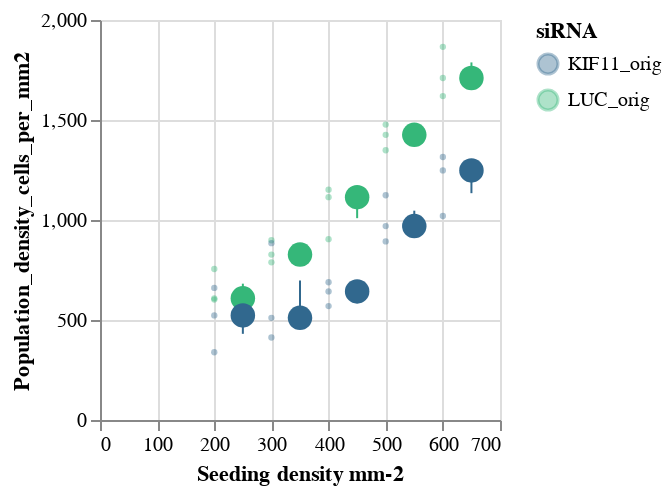

Source (notebook cell):
### Code cell
SCATTERBIN_SeedingMM_Pop = Scatterbin(
    dataframe = df[df["Cells"]=="CM"], 
    y = "Population_density_cells_per_mm2", 
    x = "Seeding_mm-2", 
    color = "siRNA", 
    y_title = "Population_density_cells_per_mm2", 
    x_title = "Seeding density mm-2", 
    binextent = [0, 700], 
    binstep = 100,
    y_min = 0,
    y_max = 2000,
    x_min = 0,
    x_max = 700
)
SCATTERBIN_SeedingMM_Pop

### Figure 1 — Vega-Lite specification as saved in the notebook (floating-point values rounded to 4 significant figures)
{"config": {"view": {"continuousWidth": 300, "continuousHeight": 300}}, "layer": [{"mark": {"type": "circle", "opacity": 0.4, "size": 10}, "encoding": {"color": {"field": "siRNA", "scale": {"scheme": "viridis"}, "type": "nominal"}, "x": {"field": "Seeding_mm-2", "scale": {"domain": [0, 700]}, "title": "Seeding density mm-2", "type": "quantitative"}, "y": {"field": "Population_density_cells_per_mm2", "scale": {"domain": [0, 2000]}, "title": "Population_density_cells_per_mm2", "type": "quantitative"}}}, {"mark": {"type": "errorbar", "extent": "iqr"}, "encoding": {"color": {"field": "siRNA", "scale": {"scheme": "viridis"}, "type": "nominal"}, "x": {"bin": {"extent": [0, 700], "step": 100}, "field": "Seeding_mm-2", "title": "Seeding density mm-2", "type": "quantitative"}, "y": {"aggregate": "median", "bin": false, "field": "Population_density_cells_per_mm2", "title": "Population_density_cells_per_mm2", "type": "quantitative"}}}, {"mark": {"type": "circle", "opacity": 1, "size": 150}, "encoding": {"color": {"field": "siRNA", "scale": {"scheme": "viridis"}, "type": "nominal"}, "x": {"bin": {"extent": [0, 700], "step": 100}, "field": "Seeding_mm-2", "title": "Seeding density mm-2", "type": "quantitative"}, "y": {"aggregate": "median", "bin": false, "field": "Population_density_cells_per_mm2", "title": "Population_density_cells_per_mm2", "type": "quantitative"}}}], "data": {"name": "data-bbcc835935b5fb01fdcb5b3224a07c8d"}, "height": 200, "width": 200, "$schema": "https://vega.github.io/schema/vega-lite/v5.20.1.json", "datasets": {"data-bbcc835935b5fb01fdcb5b3224a07c8d": [{"Row": 2, "Column": 7, "Plane": 1, "Timepoint": 1, "Modified Nuclei - Number of Objects": 2806, "Modified Nuclei - Intensity Region Alexa 647 Mean - Mean per Well": 186.5, "Modified Nuclei - Intensity Region Alexa 647 Mean - StdDev per Well": 423.5, "Modified Nuclei - Region Area [¬µm¬≤] - Mean per Well": 203.5, "Modified Nuclei - Region Area [¬µm¬≤] - StdDev per Well": 97.17, "Mitotic cells - Number of Objects": 17, "Mitotic Index (%)": 0.6058, "Number of Analyzed Fields": 4, "Height [¬µm]": 0, "Time [s]": 0, "Compound": null, "Concentration": null, "Cells": "CM", "Cell Count": null, "Seeding_cm-2": 60000, "siRNA": "LUC_orig", "Mitotic_index_relative": 1.057, "Population_density_cells_per_mm2": 1710.0, "Seeding_mm-2": 600.0}, {"Row": 3, "Column": 7, "Plane": 1, "Timepoint": 1, "Modified Nuclei - Number of Objects": 3062, "Modified Nuclei - Intensity Region Alexa 647 Mean - Mean per Well": 181.4, "Modified Nuclei - Intensity Region Alexa 647 Mean - StdDev per Well": 349.8, "Modified Nuclei - Region Area [¬µm¬≤] - Mean per Well": 208.5, "Modified Nuclei - Region Area [¬µm¬≤] - StdDev per Well": 101.0, "Mitotic cells - Number of Objects": 18, "Mitotic Index (%)": 0.5879, "Number of Analyzed Fields": 4, "Height [¬µm]": 0, "Time [s]": 0, "Compound": null, "Concentration": null, "Cells": "CM", "Cell Count": null, "Seeding_cm-2": 60000, "siRNA": "LUC_orig", "Mitotic_index_relative": 1.025, "Population_density_cells_per_mm2": 1866.0, "Seeding_mm-2": 600.0}, {"Row": 4, "Column": 7, "Plane": 1, "Timepoint": 1, "Modified Nuclei - Number of Objects": 2658, "Modified Nuclei - Intensity Region Alexa 647 Mean - Mean per Well": 179.7, "Modified Nuclei - Intensity Region Alexa 647 Mean - StdDev per Well": 259.5, "Modified Nuclei - Region Area [¬µm¬≤] - Mean per Well": 206.4, "Modified Nuclei - Region Area [¬µm¬≤] - StdDev per Well": 99.05, "Mitotic cells - Number of Objects": 14, "Mitotic Index (%)": 0.5267, "Number of Analyzed Fields": 4, "Height [¬µm]": 0, "Time [s]": 0, "Compound": null, "Concentration": null, "Cells": "CM", "Cell Count": null, "Seeding_cm-2": 60000, "siRNA": "LUC_orig", "Mitotic_index_relative": 0.9186, "Population_density_cells_per_mm2": 1620.0, "Seeding_mm-2": 600.0}, {"Row": 5, "Column": 7, "Plane": 1, "Timepoint": 1, "Modified Nuclei - Number of Objects": 2158, "Modified Nuclei - Intensity Region Alexa 647 Mean - Mean per Well": 234.9, "Modified Nuclei - Intensity Region Alexa 647 Mean - StdDev per Well": 623.9, "Modified Nuclei - Region Area [¬µm¬≤] - Mean per Well": 208.3, "Modified Nuclei - Region Area [¬µm¬≤] - StdDev per Well": 105.1, "Mitotic cells - Number of Objects": 33, "Mitotic Index (%)": 1.529, "Number of Analyzed Fields": 4, "Height [¬µm]": 0, "Time [s]": 0, "Compound": null, "Concentration": null, "Cells": "CM", "Cell Count": null, "Seeding_cm-2": 60000, "siRNA": "KIF11_orig", "Mitotic_index_relative": 2.667, "Population_density_cells_per_mm2": 1315.0, "Seeding_mm-2": 600.0}, {"Row": 6, "Column": 7, "Plane": 1, "Timepoint": 1, "Modified Nuclei - Number of Objects": 2048, "Modified Nuclei - Intensity Region Alexa 647 Mean - Mean per Well": 216.9, "Modified Nuclei - Intensity Region Alexa 647 Mean - StdDev per Well": 562.1, "Modified Nuclei - Region Area [¬µm¬≤] - Mean per Well": 204.6, "Modified Nuclei - Region Area [¬µm¬≤] - StdDev per Well": 104.2, "Mitotic cells - Number of Objects": 26, "Mitotic Index (%)": 1.27, "Number of Analyzed Fields": 4, "Height [¬µm]": 0, "Time [s]": 0, "Compound": null, "Concentration": null, "Cells": "CM", "Cell Count": null, "Seeding_cm-2": 60000, "siRNA": "KIF11_orig", "Mitotic_index_relative": 2.214, "Population_density_cells_per_mm2": 1248.0, "Seeding_mm-2": 600.0}, {"Row": 7, "Column": 7, "Plane": 1, "Timepoint": 1, "Modified Nuclei - Number of Objects": 1674, "Modified Nuclei - Intensity Region Alexa 647 Mean - Mean per Well": 195.0, "Modified Nuclei - Intensity Region Alexa 647 Mean - StdDev per Well": 317.5, "Modified Nuclei - Region Area [¬µm¬≤] - Mean per Well": 199.3, "Modified Nuclei - Region Area [¬µm¬≤] - StdDev per Well": 98.55, "Mitotic cells - Number of Objects": 15, "Mitotic Index (%)": 0.8961, "Number of Analyzed Fields": 4, "Height [¬µm]": 0, "Time [s]": 0, "Compound": null, "Concentration": null, "Cells": "CM", "Cell Count": null, "Seeding_cm-2": 60000, "siRNA": "KIF11_orig", "Mitotic_index_relative": 1.563, "Population_density_cells_per_mm2": 1020.0, "Seeding_mm-2": 600.0}, {"Row": 2, "Column": 8, "Plane": 1, "Timepoint": 1, "Modified Nuclei - Number of Objects": 2340, "Modified Nuclei - Intensity Region Alexa 647 Mean - Mean per Well": 183.5, "Modified Nuclei - Intensity Region Alexa 647 Mean - StdDev per Well": 334.8, "Modified Nuclei - Region Area [¬µm¬≤] - Mean per Well": 202.4, "Modified Nuclei - Region Area [¬µm¬≤] - StdDev per Well": 93.17, "Mitotic cells - Number of Objects": 14, "Mitotic Index (%)": 0.5983, "Number of Analyzed Fields": 4, "Height [¬µm]": 0, "Time [s]": 0, "Compound": null, "Concentration": null, "Cells": "CM", "Cell Count": null, "Seeding_cm-2": 50000, "siRNA": "LUC_orig", "Mitotic_index_relative": 1.049, "Population_density_cells_per_mm2": 1426.0, "Seeding_mm-2": 500.0}, {"Row": 3, "Column": 8, "Plane": 1, "Timepoint": 1, "Modified Nuclei - Number of Objects": 2213, "Modified Nuclei - Intensity Region Alexa 647 Mean - Mean per Well": 184.7, "Modified Nuclei - Intensity Region Alexa 647 Mean - StdDev per Well": 377.2, "Modified Nuclei - Region Area [¬µm¬≤] - Mean per Well": 197.8, "Modified Nuclei - Region Area [¬µm¬≤] - StdDev per Well": 91.34, "Mitotic cells - Number of Objects": 14, "Mitotic Index (%)": 0.6326, "Number of Analyzed Fields": 4, "Height [¬µm]": 0, "Time [s]": 0, "Compound": null, "Concentration": null, "Cells": "CM", "Cell Count": null, "Seeding_cm-2": 50000, "siRNA": "LUC_orig", "Mitotic_index_relative": 1.109, "Population_density_cells_per_mm2": 1349.0, "Seeding_mm-2": 500.0}, {"Row": 4, "Column": 8, "Plane": 1, "Timepoint": 1, "Modified Nuclei - Number of Objects": 2424, "Modified Nuclei - Intensity Region Alexa 647 Mean - Mean per Well": 179.3, "Modified Nuclei - Intensity Region Alexa 647 Mean - StdDev per Well": 248.2, "Modified Nuclei - Region Area [¬µm¬≤] - Mean per Well": 210.0, "Modified Nuclei - Region Area [¬µm¬≤] - StdDev per Well": 104.2, "Mitotic cells - Number of Objects": 12, "Mitotic Index (%)": 0.495, "Number of Analyzed Fields": 4, "Height [¬µm]": 0, "Time [s]": 0, "Compound": null, "Concentration": null, "Cells": "CM", "Cell Count": null, "Seeding_cm-2": 50000, "siRNA": "LUC_orig", "Mitotic_index_relative": 0.8681, "Population_density_cells_per_mm2": 1477.0, "Seeding_mm-2": 500.0}, {"Row": 5, "Column": 8, "Plane": 1, "Timepoint": 1, "Modified Nuclei - Number of Objects": 1465, "Modified Nuclei - Intensity Region Alexa 647 Mean - Mean per Well": 233.4, "Modified Nuclei - Intensity Region Alexa 647 Mean - StdDev per Well": 607.9, "Modified Nuclei - Region Area [¬µm¬≤] - Mean per Well": 193.4, "Modified Nuclei - Region Area [¬µm¬≤] - StdDev per Well": 88.82, "Mitotic cells - Number of Objects": 22, "Mitotic Index (%)": 1.502, "Number of Analyzed Fields": 4, "Height [¬µm]": 0, "Time [s]": 0, "Compound": null, "Concentration": null, "Cells": "CM", "Cell Count": null, "Seeding_cm-2": 50000, "siRNA": "KIF11_orig", "Mitotic_index_relative": 2.633, "Population_density_cells_per_mm2": 892.8, "Seeding_mm-2": 500.0}, {"Row": 6, "Column": 8, "Plane": 1, "Timepoint": 1, "Modified Nuclei - Number of Objects": 1591, "Modified Nuclei - Intensity Region Alexa 647 Mean - Mean per Well": 224.0, "Modified Nuclei - Intensity Region Alexa 647 Mean - StdDev per Well": 645.8, "Modified Nuclei - Region Area [¬µm¬≤] - Mean per Well": 195.8, "Modified Nuclei - Region Area [¬µm¬≤] - StdDev per Well": 96.14, "Mitotic cells - Number of Objects": 20, "Mitotic Index (%)": 1.257, "Number of Analyzed Fields": 4, "Height [¬µm]": 0, "Time [s]": 0, "Compound": null, "Concentration": null, "Cells": "CM", "Cell Count": null, "Seeding_cm-2": 50000, "siRNA": "KIF11_orig", "Mitotic_index_relative": 2.204, "Population_density_cells_per_mm2": 969.6, "Seeding_mm-2": 500.0}, {"Row": 7, "Column": 8, "Plane": 1, "Timepoint": 1, "Modified Nuclei - Number of Objects": 1844, "Modified Nuclei - Intensity Region Alexa 647 Mean - Mean per Well": 188.9, "Modified Nuclei - Intensity Region Alexa 647 Mean - StdDev per Well": 287.3, "Modified Nuclei - Region Area [¬µm¬≤] - Mean per Well": 195.1, "Modified Nuclei - Region Area [¬µm¬≤] - StdDev per Well": 91.67, "Mitotic cells - Number of Objects": 20, "Mitotic Index (%)": 1.085, "Number of Analyzed Fields": 4, "Height [¬µm]": 0, "Time [s]": 0, "Compound": null, "Concentration": null, "Cells": "CM", "Cell Count": null, "Seeding_cm-2": 50000, "siRNA": "KIF11_orig", "Mitotic_index_relative": 1.902, "Population_density_cells_per_mm2": 1124.0, "Seeding_mm-2": 500.0}, {"Row": 2, "Column": 9, "Plane": 1, "Timepoint": 1, "Modified Nuclei - Number of Objects": 1828, "Modified Nuclei - Intensity Region Alexa 647 Mean - Mean per Well": 183.0, "Modified Nuclei - Intensity Region Alexa 647 Mean - StdDev per Well": 362.6, "Modified Nuclei - Region Area [¬µm¬≤] - Mean per Well": 197.3, "Modified Nuclei - Region Area [¬µm¬≤] - StdDev per Well": 124.3, "Mitotic cells - Number of Objects": 7, "Mitotic Index (%)": 0.3829, "Number of Analyzed Fields": 4, "Height [¬µm]": 0, "Time [s]": 0, "Compound": null, "Concentration": null, "Cells": "CM", "Cell Count": null, "Seeding_cm-2": 40000, "siRNA": "LUC_orig", "Mitotic_index_relative": 0.5945, "Population_density_cells_per_mm2": 1114.0, "Seeding_mm-2": 400.0}, {"Row": 3, "Column": 9, "Plane": 1, "Timepoint": 1, "Modified Nuclei - Number of Objects": 1484, "Modified Nuclei - Intensity Region Alexa 647 Mean - Mean per Well": 194.5, "Modified Nuclei - Intensity Region Alexa 647 Mean - StdDev per Well": 396.9, "Modified Nuclei - Region Area [¬µm¬≤] - Mean per Well": 198.9, "Modified Nuclei - Region Area [¬µm¬≤] - StdDev per Well": 89.57, "Mitotic cells - Number of Objects": 12, "Mitotic Index (%)": 0.8086, "Number of Analyzed Fields": 4, "Height [¬µm]": 0, "Time [s]": 0, "Compound": null, "Concentration": null, "Cells": "CM", "Cell Count": null, "Seeding_cm-2": 40000, "siRNA": "LUC_orig", "Mitotic_index_relative": 1.255, "Population_density_cells_per_mm2": 904.3, "Seeding_mm-2": 400.0}, {"Row": 4, "Column": 9, "Plane": 1, "Timepoint": 1, "Modified Nuclei - Number of Objects": 1890, "Modified Nuclei - Intensity Region Alexa 647 Mean - Mean per Well": 181.9, "Modified Nuclei - Intensity Region Alexa 647 Mean - StdDev per Well": 286.2, "Modified Nuclei - Region Area [¬µm¬≤] - Mean per Well": 200.3, "Modified Nuclei - Region Area [¬µm¬≤] - StdDev per Well": 92.46, "Mitotic cells - Number of Objects": 14, "Mitotic Index (%)": 0.7407, "Number of Analyzed Fields": 4, "Height [¬µm]": 0, "Time [s]": 0, "Compound": null, "Concentration": null, "Cells": "CM", "Cell Count": null, "Seeding_cm-2": 40000, "siRNA": "LUC_orig", "Mitotic_index_relative": 1.15, "Population_density_cells_per_mm2": 1152.0, "Seeding_mm-2": 400.0}, {"Row": 5, "Column": 9, "Plane": 1, "Timepoint": 1, "Modified Nuclei - Number of Objects": 1130, "Modified Nuclei - Intensity Region Alexa 647 Mean - Mean per Well": 203.0, "Modified Nuclei - Intensity Region Alexa 647 Mean - StdDev per Well": 516.9, "Modified Nuclei - Region Area [¬µm¬≤] - Mean per Well": 199.8, "Modified Nuclei - Region Area [¬µm¬≤] - StdDev per Well": 89.21, "Mitotic cells - Number of Objects": 9, "Mitotic Index (%)": 0.7965, "Number of Analyzed Fields": 4, "Height [¬µm]": 0, "Time [s]": 0, "Compound": null, "Concentration": null, "Cells": "CM", "Cell Count": null, "Seeding_cm-2": 40000, "siRNA": "KIF11_orig", "Mitotic_index_relative": 1.237, "Population_density_cells_per_mm2": 688.6, "Seeding_mm-2": 400.0}, {"Row": 6, "Column": 9, "Plane": 1, "Timepoint": 1, "Modified Nuclei - Number of Objects": 935, "Modified Nuclei - Intensity Region Alexa 647 Mean - Mean per Well": 219.4, "Modified Nuclei - Intensity Region Alexa 647 Mean - StdDev per Well": 573.8, "Modified Nuclei - Region Area [¬µm¬≤] - Mean per Well": 198.8, "Modified Nuclei - Region Area [¬µm¬≤] - StdDev per Well": 93.98, "Mitotic cells - Number of Objects": 11, "Mitotic Index (%)": 1.176, "Number of Analyzed Fields": 4, "Height [¬µm]": 0, "Time [s]": 0, "Compound": null, "Concentration": null, "Cells": "CM", "Cell Count": null, "Seeding_cm-2": 40000, "siRNA": "KIF11_orig", "Mitotic_index_relative": 1.827, "Population_density_cells_per_mm2": 569.8, "Seeding_mm-2": 400.0}, {"Row": 7, "Column": 9, "Plane": 1, "Timepoint": 1, "Modified Nuclei - Number of Objects": 1055, "Modified Nuclei - Intensity Region Alexa 647 Mean - Mean per Well": 195.2, "Modified Nuclei - Intensity Region Alexa 647 Mean - StdDev per Well": 367.4, "Modified Nuclei - Region Area [¬µm¬≤] - Mean per Well": 196.4, "Modified Nuclei - Region Area [¬µm¬≤] - StdDev per Well": 95.53, "Mitotic cells - Number of Objects": 9, "Mitotic Index (%)": 0.8531, "Number of Analyzed Fields": 4, "Height [¬µm]": 0, "Time [s]": 0, "Compound": null, "Concentration": null, "Cells": "CM", "Cell Count": null, "Seeding_cm-2": 40000, "siRNA": "KIF11_orig", "Mitotic_index_relative": 1.324, "Population_density_cells_per_mm2": 642.9, "Seeding_mm-2": 400.0}, {"Row": 2, "Column": 10, "Plane": 1, "Timepoint": 1, "Modified Nuclei - Number of Objects": 1475, "Modified Nuclei - Intensity Region Alexa 647 Mean - Mean per Well": 184.3, "Modified Nuclei - Intensity Region Alexa 647 Mean - StdDev per Well": 359.2, "Modified Nuclei - Region Area [¬µm¬≤] - Mean per Well": 192.2, "Modified Nuclei - Region Area [¬µm¬≤] - StdDev per Well": 93.94, "Mitotic cells - Number of Objects": 8, "Mitotic Index (%)": 0.5424, "Number of Analyzed Fields": 4, "Height [¬µm]": 0, "Time [s]": 0, "Compound": null, "Concentration": null, "Cells": "CM", "Cell Count": null, "Seeding_cm-2": 30000, "siRNA": "LUC_orig", "Mitotic_index_relative": 0.9727, "Population_density_cells_per_mm2": 898.9, "Seeding_mm-2": 300.0}, {"Row": 3, "Column": 10, "Plane": 1, "Timepoint": 1, "Modified Nuclei - Number of Objects": 1294, "Modified Nuclei - Intensity Region Alexa 647 Mean - Mean per Well": 190.0, "Modified Nuclei - Intensity Region Alexa 647 Mean - StdDev per Well": 583.0, "Modified Nuclei - Region Area [¬µm¬≤] - Mean per Well": 191.4, "Modified Nuclei - Region Area [¬µm¬≤] - StdDev per Well": 80.93, "Mitotic cells - Number of Objects": 7, "Mitotic Index (%)": 0.541, "Number of Analyzed Fields": 4, "Height [¬µm]": 0, "Time [s]": 0, "Compound": null, "Concentration": null, "Cells": "CM", "Cell Count": null, "Seeding_cm-2": 30000, "siRNA": "LUC_orig", "Mitotic_index_relative": 0.9702, "Population_density_cells_per_mm2": 788.6, "Seeding_mm-2": 300.0}, {"Row": 4, "Column": 10, "Plane": 1, "Timepoint": 1, "Modified Nuclei - Number of Objects": 1357, "Modified Nuclei - Intensity Region Alexa 647 Mean - Mean per Well": 180.5, "Modified Nuclei - Intensity Region Alexa 647 Mean - StdDev per Well": 284.1, "Modified Nuclei - Region Area [¬µm¬≤] - Mean per Well": 190.6, "Modified Nuclei - Region Area [¬µm¬≤] - StdDev per Well": 81.2, "Mitotic cells - Number of Objects": 8, "Mitotic Index (%)": 0.5895, "Number of Analyzed Fields": 4, "Height [¬µm]": 0, "Time [s]": 0, "Compound": null, "Concentration": null, "Cells": "CM", "Cell Count": null, "Seeding_cm-2": 30000, "siRNA": "LUC_orig", "Mitotic_index_relative": 1.057, "Population_density_cells_per_mm2": 827.0, "Seeding_mm-2": 300.0}, {"Row": 5, "Column": 10, "Plane": 1, "Timepoint": 1, "Modified Nuclei - Number of Objects": 677, "Modified Nuclei - Intensity Region Alexa 647 Mean - Mean per Well": 211.6, "Modified Nuclei - Intensity Region Alexa 647 Mean - StdDev per Well": 484.3, "Modified Nuclei - Region Area [¬µm¬≤] - Mean per Well": 186.5, "Modified Nuclei - Region Area [¬µm¬≤] - StdDev per Well": 81.38, "Mitotic cells - Number of Objects": 8, "Mitotic Index (%)": 1.182, "Number of Analyzed Fields": 4, "Height [¬µm]": 0, "Time [s]": 0, "Compound": null, "Concentration": null, "Cells": "CM", "Cell Count": null, "Seeding_cm-2": 30000, "siRNA": "KIF11_orig", "Mitotic_index_relative": 2.119, "Population_density_cells_per_mm2": 412.6, "Seeding_mm-2": 300.0}, {"Row": 6, "Column": 10, "Plane": 1, "Timepoint": 1, "Modified Nuclei - Number of Objects": 838, "Modified Nuclei - Intensity Region Alexa 647 Mean - Mean per Well": 229.1, "Modified Nuclei - Intensity Region Alexa 647 Mean - StdDev per Well": 675.6, "Modified Nuclei - Region Area [¬µm¬≤] - Mean per Well": 189.1, "Modified Nuclei - Region Area [¬µm¬≤] - StdDev per Well": 85.49, "Mitotic cells - Number of Objects": 12, "Mitotic Index (%)": 1.432, "Number of Analyzed Fields": 4, "Height [¬µm]": 0, "Time [s]": 0, "Compound": null, "Concentration": null, "Cells": "CM", "Cell Count": null, "Seeding_cm-2": 30000, "siRNA": "KIF11_orig", "Mitotic_index_relative": 2.568, "Population_density_cells_per_mm2": 510.7, "Seeding_mm-2": 300.0}, {"Row": 7, "Column": 10, "Plane": 1, "Timepoint": 1, "Modified Nuclei - Number of Objects": 1451, "Modified Nuclei - Intensity Region Alexa 647 Mean - Mean per Well": 216.6, "Modified Nuclei - Intensity Region Alexa 647 Mean - StdDev per Well": 467.3, "Modified Nuclei - Region Area [¬µm¬≤] - Mean per Well": 196.8, "Modified Nuclei - Region Area [¬µm¬≤] - StdDev per Well": 109.3, "Mitotic cells - Number of Objects": 21, "Mitotic Index (%)": 1.447, "Number of Analyzed Fields": 4, "Height [¬µm]": 0, "Time [s]": 0, "Compound": null, "Concentration": null, "Cells": "CM", "Cell Count": null, "Seeding_cm-2": 30000, "siRNA": "KIF11_orig", "Mitotic_index_relative": 2.596, "Population_density_cells_per_mm2": 884.2, "Seeding_mm-2": 300.0}, {"Row": 2, "Column": 11, "Plane": 1, "Timepoint": 1, "Modified Nuclei - Number of Objects": 988, "Modified Nuclei - Intensity Region Alexa 647 Mean - Mean per Well": 179.5, "Modified Nuclei - Intensity Region Alexa 647 Mean - StdDev per Well": 352.2, "Modified Nuclei - Region Area [¬µm¬≤] - Mean per Well": 184.0, "Modified Nuclei - Region Area [¬µm¬≤] - StdDev per Well": 90.15, "Mitotic cells - Number of Objects": 3, "Mitotic Index (%)": 0.3036, "Number of Analyzed Fields": 4, "Height [¬µm]": 0, "Time [s]": 0, "Compound": null, "Concentration": null, "Cells": "CM", "Cell Count": null, "Seeding_cm-2": 20000, "siRNA": "LUC_orig", "Mitotic_index_relative": 0.6545, "Population_density_cells_per_mm2": 602.1, "Seeding_mm-2": 200.0}, {"Row": 3, "Column": 11, "Plane": 1, "Timepoint": 1, "Modified Nuclei - Number of Objects": 998, "Modified Nuclei - Intensity Region Alexa 647 Mean - Mean per Well": 167.6, "Modified Nuclei - Intensity Region Alexa 647 Mean - StdDev per Well": 189.2, "Modified Nuclei - Region Area [¬µm¬≤] - Mean per Well": 186.8, "Modified Nuclei - Region Area [¬µm¬≤] - StdDev per Well": 79.01, "Mitotic cells - Number of Objects": 2, "Mitotic Index (%)": 0.2004, "Number of Analyzed Fields": 4, "Height [¬µm]": 0, "Time [s]": 0, "Compound": null, "Concentration": null, "Cells": "CM", "Cell Count": null, "Seeding_cm-2": 20000, "siRNA": "LUC_orig", "Mitotic_index_relative": 0.432, "Population_density_cells_per_mm2": 608.2, "Seeding_mm-2": 200.0}, {"Row": 4, "Column": 11, "Plane": 1, "Timepoint": 1, "Modified Nuclei - Number of Objects": 1239, "Modified Nuclei - Intensity Region Alexa 647 Mean - Mean per Well": 188.0, "Modified Nuclei - Intensity Region Alexa 647 Mean - StdDev per Well": 286.9, "Modified Nuclei - Region Area [¬µm¬≤] - Mean per Well": 193.2, "Modified Nuclei - Region Area [¬µm¬≤] - StdDev per Well": 86.81, "Mitotic cells - Number of Objects": 11, "Mitotic Index (%)": 0.8878, "Number of Analyzed Fields": 4, "Height [¬µm]": 0, "Time [s]": 0, "Compound": null, "Concentration": null, "Cells": "CM", "Cell Count": null, "Seeding_cm-2": 20000, "siRNA": "LUC_orig", "Mitotic_index_relative": 1.914, "Population_density_cells_per_mm2": 755.0, "Seeding_mm-2": 200.0}, {"Row": 5, "Column": 11, "Plane": 1, "Timepoint": 1, "Modified Nuclei - Number of Objects": 858, "Modified Nuclei - Intensity Region Alexa 647 Mean - Mean per Well": 202.1, "Modified Nuclei - Intensity Region Alexa 647 Mean - StdDev per Well": 383.0, "Modified Nuclei - Region Area [¬µm¬≤] - Mean per Well": 194.8, "Modified Nuclei - Region Area [¬µm¬≤] - StdDev per Well": 89.1, "Mitotic cells - Number of Objects": 9, "Mitotic Index (%)": 1.049, "Number of Analyzed Fields": 4, "Height [¬µm]": 0, "Time [s]": 0, "Compound": null, "Concentration": null, "Cells": "CM", "Cell Count": null, "Seeding_cm-2": 20000, "siRNA": "KIF11_orig", "Mitotic_index_relative": 2.261, "Population_density_cells_per_mm2": 522.9, "Seeding_mm-2": 200.0}, {"Row": 6, "Column": 11, "Plane": 1, "Timepoint": 1, "Modified Nuclei - Number of Objects": 556, "Modified Nuclei - Intensity Region Alexa 647 Mean - Mean per Well": 191.7, "Modified Nuclei - Intensity Region Alexa 647 Mean - StdDev per Well": 294.4, "Modified Nuclei - Region Area [¬µm¬≤] - Mean per Well": 187.2, "Modified Nuclei - Region Area [¬µm¬≤] - StdDev per Well": 86.01, "Mitotic cells - Number of Objects": 7, "Mitotic Index (%)": 1.259, "Number of Analyzed Fields": 4, "Height [¬µm]": 0, "Time [s]": 0, "Compound": null, "Concentration": null, "Cells": "CM", "Cell Count": null, "Seeding_cm-2": 20000, "siRNA": "KIF11_orig", "Mitotic_index_relative": 2.714, "Population_density_cells_per_mm2": 338.8, "Seeding_mm-2": 200.0}, {"Row": 7, "Column": 11, "Plane": 1, "Timepoint": 1, "Modified Nuclei - Number of Objects": 1084, "Modified Nuclei - Intensity Region Alexa 647 Mean - Mean per Well": 194.1, "Modified Nuclei - Intensity Region Alexa 647 Mean - StdDev per Well": 287.0, "Modified Nuclei - Region Area [¬µm¬≤] - Mean per Well": 185.8, "Modified Nuclei - Region Area [¬µm¬≤] - StdDev per Well": 81.8, "Mitotic cells - Number of Objects": 12, "Mitotic Index (%)": 1.107, "Number of Analyzed Fields": 4, "Height [¬µm]": 0, "Time [s]": 0, "Compound": null, "Concentration": null, "Cells": "CM", "Cell Count": null, "Seeding_cm-2": 20000, "siRNA": "KIF11_orig", "Mitotic_index_relative": 2.386, "Population_density_cells_per_mm2": 660.6, "Seeding_mm-2": 200.0}]}}
